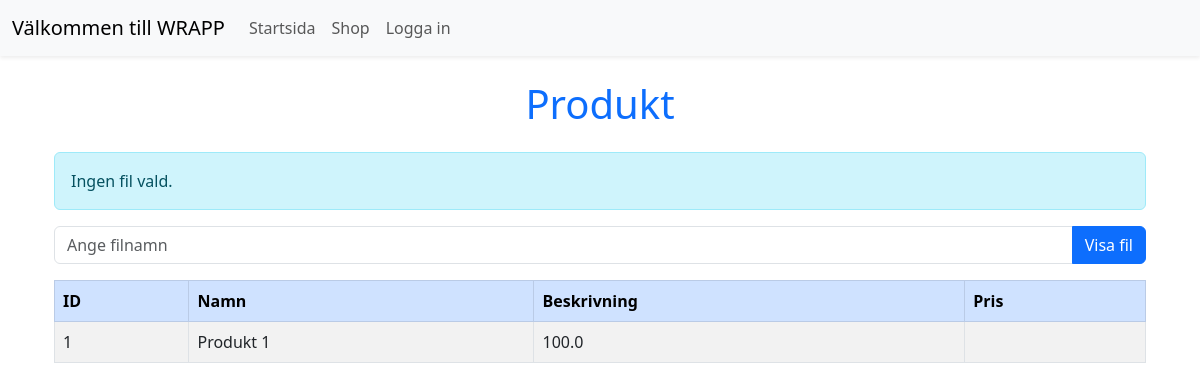
/product, run on an earlier commit of the app's database.
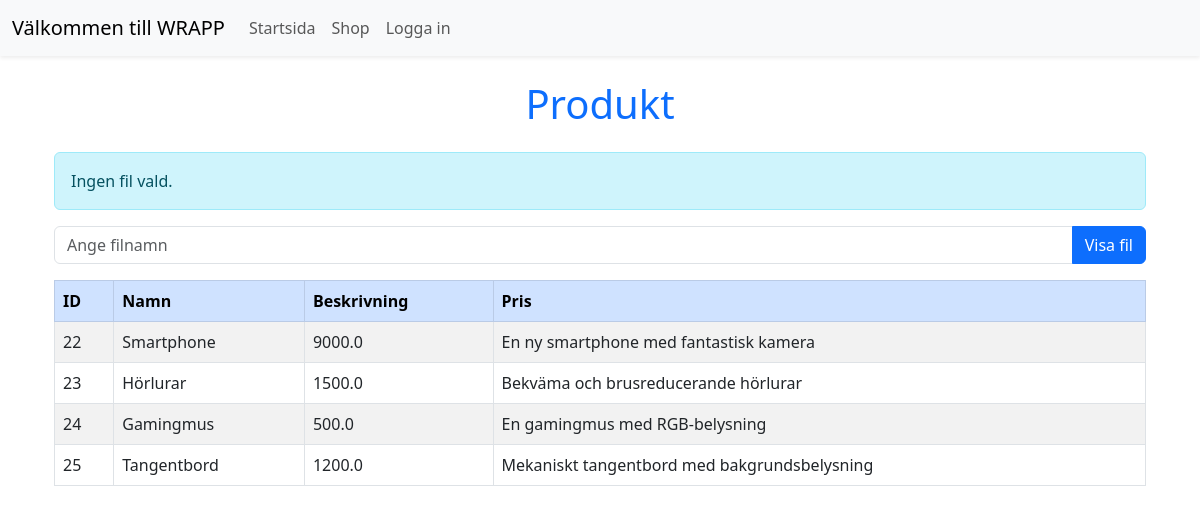
And on a later commit of the database.
### tables this page shows
CREATE TABLE products (
    id INTEGER PRIMARY KEY AUTOINCREMENT,
    name TEXT NOT NULL,
    price REAL NOT NULL,
    description TEXT,
    image TEXT
);

### app.py (the view, shortened to what this page needs)
@app.route('/product')
def product():
    filename = request.args.get('filename')
    file_content = None
    error_message = None
    query = "SELECT id, name, description, price FROM products"
    products = []
    try:
        with sqlite3.connect(DATABASE) as conn:
            cursor = conn.cursor()
            cursor.execute(query)
            products = cursor.fetchall()
    except Exception as e:
        error_message = f"Database error: {str(e)}"
    return render_template(
        'product.html',
        products=products,
        filename=filename,
        file_content=file_content,
        error_message=error_message
    )

### templates/product.html (shortened to what this page needs)
{% extends "base.html" %}
{% block content %}
<div class="container mt-4">
    <h1 class="text-center text-primary mb-4">Produkt</h1>
    {% if file_content %}
        <pre class="bg-light p-3 border">{{ file_content }}</pre>
    {% elif error_message %}
        <div class="alert alert-danger" role="alert">
            {{ error_message }}
        </div>
    {% else %}
        <div class="alert alert-info" role="alert">
            Ingen fil vald.
        </div>
    {% endif %}
    <form method="GET" action="{{ url_for('vulnerable_file') }}" class="mb-3">
        <div class="input-group">
            <input type="text" class="form-control" name="filename" placeholder="Ange filnamn">
            <button class="btn btn-primary" type="submit">Visa fil</button>
        </div>
    </form>
    {% if products %}
        <table class="table table-striped table-hover table-bordered">
            <thead class="table-primary">
                <tr>
                    <th>ID</th>
                    <th>Namn</th>
                    <th>Beskrivning</th>
                    <th>Pris</th>
                </tr>
            </thead>
            <tbody>
                {% for product in products %}
                    <tr>
                        <td>{{ product[0] }}</td>
                        <td>{{ product[1] }}</td>
                        <td>{{ product[3] }}</td>
                        <td>{{ product[2] }}</td>
                    </tr>
                {% endfor %}
            </tbody>
        </table>
    {% else %}
        <p class="text-center text-muted">Inga produkter att visa.</p>
    {% endif %}
</div>
{% endblock %}

What changed in the data, as far as the page shows it:
removed products: id "1", name "Produkt 1", price "100.0"
added products: id "22", name "Smartphone", price "9000.0", description "En ny smartphone med fantastisk kamera"
added products: id "23", name "Hörlurar", price "1500.0", description "Bekväma och brusreducerande hörlurar"
added products: id "24", name "Gamingmus", price "500.0", description "En gamingmus med RGB-belysning"
added products: id "25", name "Tangentbord", price "1200.0", description "Mekaniskt tangentbord med bakgrundsbelysning"
